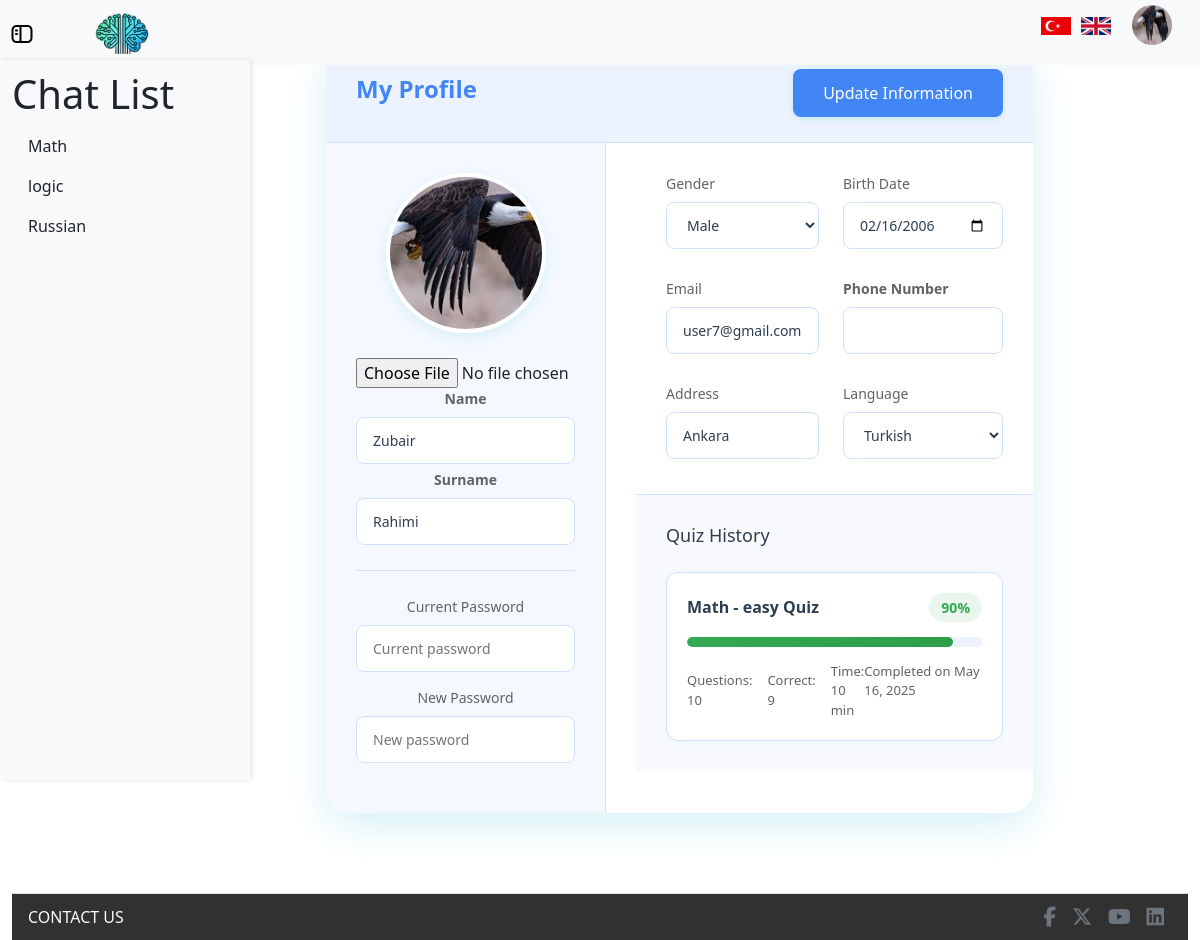
The page /profile (signed in) on the database its author committed.
### models/information.py (models this page shows)
class Information(db.Model):
    id = db.Column(db.Integer, primary_key=True, autoincrement=True)
    user_id = db.Column(db.Integer, db.ForeignKey('user.id'), nullable=False)
    name = db.Column(db.String(50))
    surname = db.Column(db.String(50))
    telephone_number = db.Column(db.String(15))
    birth_date = db.Column(db.Date)
    gender = db.Column(db.String(10))
    address = db.Column(db.String(255))
    language = db.Column(db.String(20))
    profile_image = db.Column(db.String(200), nullable=True)

### models/chat_history.py (models this page shows)
class ChatHistory(db.Model):
    id = db.Column(db.Integer, primary_key=True)
    user_id = db.Column(db.Integer, db.ForeignKey('user.id'), nullable=False)
    topic = db.Column(db.String(100), nullable=False)
    chats = db.Column(MutableList.as_mutable(db.JSON), nullable=True)
    difficulty = db.Column(db.String(100), nullable=False, default="easy")
    timestamp = db.Column(db.DateTime, nullable=False, default=db.func.current_timestamp())
    realchat_count = db.Column(db.Integer, nullable=False, default=0)
    extrachat = db.Column(db.Integer, nullable=False, default=0)
    is_sumbitted = db.Column(db.Boolean, nullable=False, default=False)
    is_quizstarted = db.Column(db.Boolean, nullable=False, default=False)

### models/user.py (models this page shows)
class User(UserMixin, db.Model):
    id = db.Column(db.Integer, primary_key=True, autoincrement=True)
    email = db.Column(db.String(120), unique=True, nullable=False)
    password = db.Column(db.Text, nullable=False)
    information = db.relationship('Information', backref='user', lazy=True)
    chats = db.relationship('ChatHistory', backref='user', lazy=True)
    currentChatID = db.Column(db.Integer, nullable=True)

### models/quiz_result.py (models this page shows)
class QuizResult(db.Model):
    id = db.Column(db.Integer, primary_key=True)
    quiz_id = db.Column(db.Integer, db.ForeignKey('quiz.id'), nullable=False)
    score = db.Column(db.Integer, nullable=False)
    point = db.Column(db.Integer)
    passed = db.Column(db.Boolean)
    userAnswers = db.Column(MutableList.as_mutable(db.JSON))
    correctAnswers = db.Column(MutableList.as_mutable(db.JSON))
    timestamp = db.Column(db.DateTime, default=datetime.utcnow)

### models/quiz.py (models this page shows)
class Quiz(db.Model):
    id = db.Column(db.Integer, primary_key=True, autoincrement=True)
    user_id = db.Column(db.Integer, db.ForeignKey('user.id'), nullable=False)
    chat_id = db.Column(db.Integer, db.ForeignKey('chat_history.id'), nullable=False)
    difficulty = db.Column(db.String(100), nullable=False, default="easy")
    timestamp = db.Column(db.DateTime, nullable=False, default=db.func.current_timestamp())
    questions = db.relationship('QuizQuestion', backref='quiz', lazy=True, cascade="all, delete-orphan")

### routes/profile_routes.py (the view)
@profile_bp.route("/profile")
@login_required
def profile_page():
    user_chats = ChatHistory.query.filter_by(user_id=current_user.id).all()
    current_user.currentChatID = None
    db.session.commit()
    user_information = Information.query.filter_by(user_id=current_user.id).first()
    quizzes = (
        db.session.query(Quiz, QuizResult)
        .join(QuizResult, Quiz.id == QuizResult.quiz_id)
        .filter(Quiz.user_id == current_user.id)
        .order_by(QuizResult.timestamp.desc())
        .all()
    )
    result_list = []
    for quiz, result in quizzes:
        current_chat = ChatHistory.query.filter_by(id=quiz.chat_id).first()
        topic = current_chat.topic if current_chat else "Unknown Topic"
        difficulty = getattr(quiz, 'difficulty', 'Normal')
        result_list.append({
            "difficulty": difficulty,
            "title": f"{topic} - {difficulty} Quiz",
            "score": result.score,
            "correct": result.point,
            "total": 10,
            "time": 10,
            "date": result.timestamp.strftime("%b %d, %Y")
        })
    return render_template("profile.html", info=user_information, user_chats=user_chats, quiz_results=result_list)

### templates/profile.html (shortened to what this page needs)
{% extends "layouts/profile_layout.html" %} {% block title %} Profile Page {% endblock title %}
{% block content %}
    <div class="container">
        <form method="POST" action="{{ url_for('profile_routes.update_information') }}" enctype="multipart/form-data">
            <div class="header">
                <h1>{{ _('My Profile') }}</h1>
                <button type="submit" class="save-btn" id="saveProfile">{{ _('Update Information') }}</button>
            </div>
            <div class="profile-section">
                <div class="profile-image">
                    <img src="{{ url_for('static', filename=info.profile_image or 'images/user.png') }}" alt="Profile Picture">
                    <input type="file" name="profile_image"/>
                    <div class="form-group">
                        <label for="name" class="form-label"><strong>{{ _('Name') }}</strong></label>
                        <input type="text" class="form-control" id="name" name="name" value="{{ info.name if info else '' }}" />
                    </div>
                    <div class="form-group">
                        <label for="surname" class="form-label"><strong>{{ _('Surname') }}</strong></label>
                        <input type="text" class="form-control" id="surname" name="surname" value="{{ info.surname if info else '' }}" />
                    </div>
                    <div class="form-group password-group">
                        <label>{{ _('Current Password') }}</label>
                        <input type="password" placeholder="Current password" readonly>
                        <label>{{ _('New Password') }}</label>
                        <input type="password" placeholder="New password" disabled>
                    </div>
                </div>
                <div class="form-content">
                    <div class="form-grid">
                        <div class="form-group">
                            <label>{{ _('Gender') }}</label>
                            <select name="gender">
                                <option value="Male" {% if info and info.gender == 'Male' %}selected{% endif %}>Male</option>
                            </select>
                        </div>
                        <div class="form-group">
                            <label for="birth_date">{{ _('Birth Date') }}</label>
                            <input type="date" name="birth_date" value="{{ info.birth_date if info else '' }}">
                        </div>
                        <div class="form-group">
                            <label>{{ _('Email') }}</label>
                            <input type="email" value="{{ current_user.email }}" readonly>
                        </div>
                        <div class="form-group">
                            <label for="telephone_number" class="form-label"><strong>{{ _('Phone Number') }}</strong></label>
                            <input type="text" class="form-control" id="telephone_number" name="telephone_number" value="{{ info.telephone_number if info else '' }}" />
                        </div>
                        <div class="form-group">
                            <label for="address">{{ _('Address') }}</label>
                            <input type="text" id="address" name="address" placeholder="Enter your address" value="{{ info.address if info else '' }}">
                        </div>
                        <div class="form-group">
                            <label>{{ _('Language') }}</label>
                            <select name="language">
                                <option value="Turkish" {% if info and info.language == 'Turkish' %}selected{% endif %}>Turkish</option>
                            </select>
                        </div>
                    </div>
                    <div class="quiz-history">
                        <h3>
                            {{ _(' Quiz History') }}
                        </h3>
                        <div class="quiz-list">
                            {% for quiz in quiz_results %}
                            <div class="quiz-item">
                                <div class="quiz-header">
                                    <h4 class="quiz-title">{{ quiz.title }}</h4>
                                    <span class="quiz-score score-{{ 'high' if quiz.difficulty == 'easy' else 'medium' if quiz.difficulty == 'medium' else 'low' }}">{{ quiz.score }}%</span>
                                </div>
                                <div class="quiz-progress-bar">
                                    <div class="quiz-progress progress-{{ 'high' if quiz.difficulty == 'easy' else 'medium' if quiz.difficulty == 'medium' else 'low' }}" style="width: {{ quiz.correct * 10 }}%"></div>
                                </div>
                                <div class="quiz-details">
                                    <div class="quiz-info">
                                        <span>{{ _('Questions: ') }} {{ quiz.total }}</span>
                                        <span>{{ _('Correct: ') }} {{ quiz.correct }}</span>
                                        <span>{{ _('Time: ') }} {{ quiz.time }} min</span>
                                    </div>
                                    <div class="quiz-date">{{ _('Completed on ') }} {{ quiz.date }}</div>
                                </div>
                            </div>
                            {% endfor %}
                        </div>
                    </div>
                </div>
            </div>
        </form>
    </div>
    {% endblock content %}

### templates/layouts/profile_layout.html (shortened to what this page needs)
<!doctype html>
<html lang="en">
<head>
    <link rel="stylesheet" href="https://cdnjs.cloudflare.com/ajax/libs/font-awesome/6.5.1/css/all.min.css">
    <link href="https://cdn.jsdelivr.net/npm/bootstrap@5.3.3/dist/css/bootstrap.min.css" rel="stylesheet" />
    <link href="{{ url_for('static', filename='css/style.css') }}" rel="stylesheet" />
    <link href="{{ url_for('static', filename='css/profile.css') }}" rel="stylesheet" />
</head>
<body>
    <nav class="navbar navbar-expand-lg navbar-light d-flex bg-light">
        <div class="container-fluid">
            {% if current_user.is_authenticated %}
            <a class="navbar-brand" id="toggle-sidebar"></a>
            <a class="navbar-brand" id="toggle-logo" href="{{ url_for('home_routes.home_page') }}"><img src="{{ url_for('static', filename='images/logo.jpg') }}" class="logo"/></a>
            <div class="navbar-nav ms-auto d-flex align-items-center" id="navbarNav">
                <ul class="navbar-brand d-flex align-items-center">
                    <li class="nav-item d-flex" id="change_language">
                        <a href="{{ url_for('language_routes.change_language', lang_code='tr') }}">
                            <img src="{{ url_for('static', filename='images/Türkçe.jpg') }}" alt="Türkçe" class="language-flag" />
                        </a>
                        <a href="{{ url_for('language_routes.change_language', lang_code='en') }}">
                            <img src="{{ url_for('static', filename='images/English.png') }}" alt="English" class="language-flag" />
                        </a>
                    </li>
                    <li class="nav-item ms-3">
                        <img src="{{ url_for('static', filename=info.profile_image or 'images/user.png') }}" class="rounded-circle"
                            id="userDropdown" role="button" data-bs-toggle="dropdown" aria-expanded="false" />
                    </li>
                </ul>
            </div>
            {% endif %}
        </div>
    </nav>
    <div class="container-fluid">
        <div class="row">
            {% if current_user.is_authenticated %}
            <div id="sidebar" class="col-md-3 col-lg-2 d-md-block bg-light sidebar d-flex flex-column pb-5">
                <h1>Chat List</h1>
                <ul class="nav flex-column position-sticky">
                    {% if user_chats %}
                    {% for chat in user_chats %}
                    <li class="nav-item">
                        <a class="nav-link text-dark" href="{{ url_for('chat_routes.chatl', id=chat.id) }}">
                            <span>{{ chat.topic }}</span>
                        </a>
                    </li>
                    {% endfor %}
                    {% else %}
                    <li class="nav-item">
                        <span class="text-muted">{{ _('No chat history available.') }}</span>
                    </li>
                    {% endif %}
                </ul>
            </div>
            {% endif %}
            <main class="col-md-9 ms-sm-auto col-lg-10 px-md-4 d-flex justify-content-center mt-4">
                {% block content %}{% endblock content %}
            </main>
        </div>
        <footer class="d-flex flex-column flex-md-row justify-content-between align-items-center border-top px-3 py-2">
        <span class="contact-us-text text-light text-center mb-2 mb-md-0">{{ _('CONTACT US') }}</span>
        <ul class="d-flex align-items-center justify-content-center list-unstyled mb-0">
            <li><a href="#" class="mx-2 fs-5 text-secondary"><i
                        class="footer-contact-us-icons fa-brands fa-facebook-f"></i></a></li>
            <li><a href="#" class="mx-2 fs-5 text-secondary"><i
                        class="footer-contact-us-icons fa-brands fa-x-twitter"></i></a></li>
            <li><a href="#" class="mx-2 fs-5 text-secondary"><i class="footer-contact-us-icons fab fa-youtube"></i></a>
            </li>
            <li><a href="#" class="mx-2 fs-5 text-secondary"><i class="footer-contact-us-icons fab fa-linkedin"></i></a>
            </li>
        </ul>
    </footer>
    </div>
</body>
</html>

### rows shown on the page
Information: profile_image (placeholder picture), name "Zubair", surname "Rahimi", gender "Male", birth_date "02/16/2006", address "Ankara", language "Turkish"
ChatHistory: topic "Math"
ChatHistory: topic "logic"
ChatHistory: topic "Russian"
User: email "user7@gmail.com"
QuizResult: title "Math - easy Quiz", score "90", total "10", correct "9", time "10", date "May 16, 2025"
